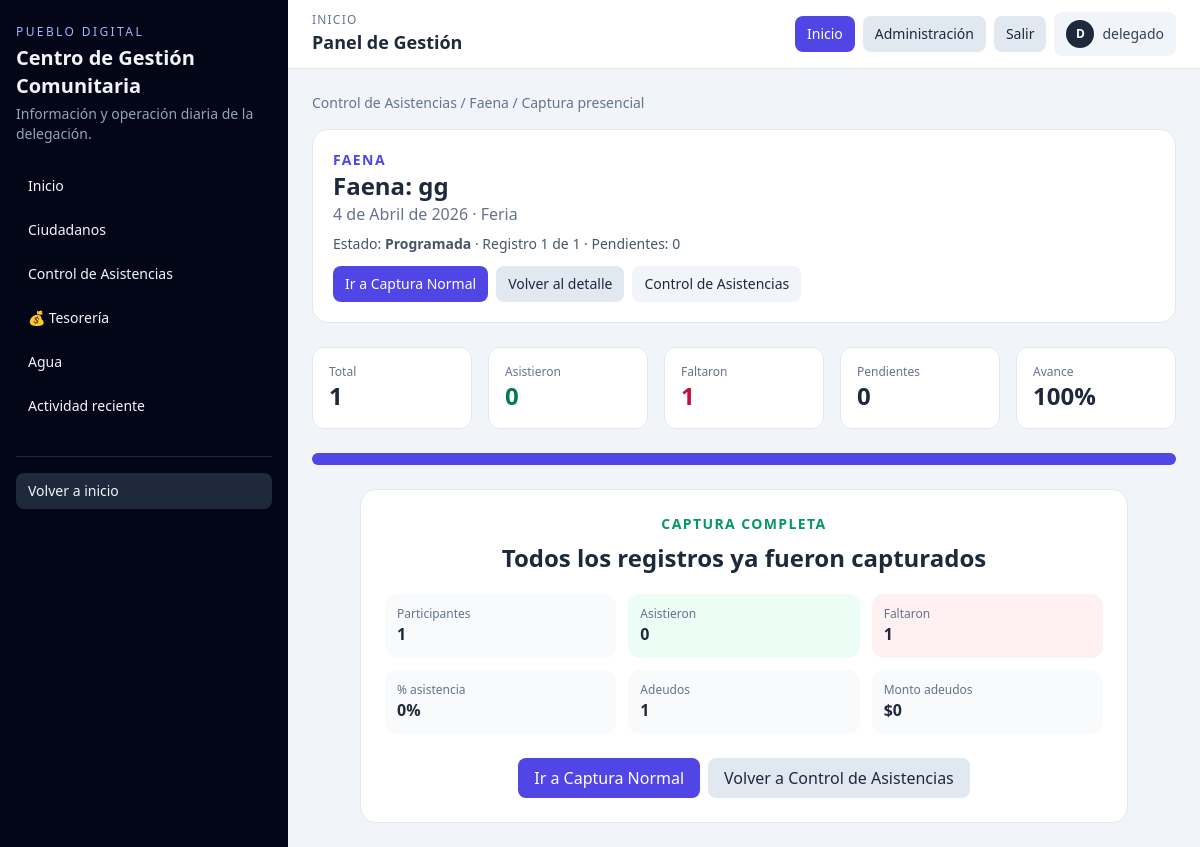
/control-asistencias/faena/1/captura-presencial/ (signed in), run on the app's committed database.
### apps/operacion/models.py (models this page shows, shortened)
class Faena(TimeStampedModel):
    class Estados(models.TextChoices):
        PROGRAMADA = 'PROGRAMADA', 'Programada'
        REALIZADA = 'REALIZADA', 'Realizada'
        CANCELADA = 'CANCELADA', 'Cancelada'
    comite = models.ForeignKey(Comite, on_delete=models.CASCADE, related_name='faenas')
    fecha = models.DateField()
    descripcion = models.CharField(max_length=200)
    estado = models.CharField(max_length=20, choices=Estados.choices, default=Estados.PROGRAMADA)
    notas = models.TextField(blank=True)
    class Meta:
        verbose_name = '🛠️ Faena'
        verbose_name_plural = '🛠️ Faenas'
        ordering = ['-fecha']

### apps/comites/models.py (models this page shows, shortened)
class Comite(TimeStampedModel):
    class Tipos(models.TextChoices):
        AGUA = 'AGUA', 'Agua'
        FERIA = 'FERIA', 'Feria'
        IGLESIA = 'IGLESIA', 'Iglesia'
        DELEGACION = 'DELEGACION', 'Delegación'
    nombre = models.CharField(max_length=100, unique=True)
    tipo = models.CharField(max_length=20, choices=Tipos.choices, default=Tipos.DELEGACION)
    activo = models.BooleanField(default=True)
    descripcion = models.TextField(blank=True)
    class Meta:
        verbose_name = '🏛️ Comité'
        verbose_name_plural = '🏛️ Comités'
        ordering = ['nombre']

### apps/core/views.py (the view)
# urls.py: path('control-asistencias/faena/<int:faena_id>/captura-presencial/', captura_asistencia_secuencial_faena, name='captura_asistencia_secuencial_faena'),
@login_required
def captura_asistencia_secuencial_faena(request, faena_id):
    return _captura_asistencia_secuencial(request, "faena", faena_id)

### apps/core/views.py (called while the page is built)
def _serialize_record(registro):
    if not registro:
        return None
    return {"id": registro.pk, "nombre": registro.ciudadano.nombre_completo}

def _normal_capture_url(event, config):
    return reverse(config["capture_url"], args=[event.pk])

def _capture_payload(event, config):
    registros = getattr(event, config["relation"]).all()
    metrics = _capture_metrics(registros)
    siguiente = None
    if metrics["pendientes"] > 1:
        siguiente = _pending_records(event, config["relation"]).first()
    return {
        "ok": True,
        "metrics": metrics,
        "next_record": _serialize_record(siguiente),
        "completed": metrics["pendientes"] == 0,
        "requires_normal_capture": metrics["pendientes"] == 1,
        "normal_capture_url": _normal_capture_url(event, config),
        "last_pending_message": LAST_PENDING_PRESENTIAL_MESSAGE if metrics["pendientes"] == 1 else "",
    }

### templates/dashboard/captura_asistencia_secuencial.html (shortened to what this page needs)
{% extends 'dashboard/base_dashboard.html' %}
{% block content %}
<nav class="text-sm mb-4 text-slate-500">
  <a href="{% url 'control_asistencias' %}">Control de Asistencias</a> /
  <a href="{{ detail_url }}">{{ event_type }}</a> /
  <span>Captura presencial</span>
</nav>
<section class="bg-white rounded-2xl border p-4 md:p-5 mb-6">
  <div class="flex flex-wrap items-start justify-between gap-3">
    <div>
      <p class="text-sm uppercase tracking-widest text-indigo-600 font-semibold">{{ event_type }}</p>
      <h3 class="text-2xl font-bold">{{ event_type }}: {{ description }}</h3>
      <p class="text-slate-500">{{ event.fecha }} · {{ event.comite.nombre }}{% if event.lugar %} · {{ event.lugar }}{% endif %}</p>
      <p class="mt-2 text-sm text-slate-600">Estado: <strong>{{ event.get_estado_display }}</strong> · Registro <span data-metric="actual">{{ capture_metrics.actual }}</span> de <span data-metric="total">{{ capture_metrics.total }}</span> · Pendientes: <span data-metric="pendientes">{{ capture_metrics.pendientes }}</span></p>
    </div>
    <div class="flex flex-wrap gap-2 text-sm">
      <a href="{{ bulk_capture_url }}" class="px-3 py-2 rounded-lg bg-indigo-600 text-white">Ir a Captura Normal</a>
      <a href="{{ detail_url }}" class="px-3 py-2 rounded-lg bg-slate-200">Volver al detalle</a>
      <a href="{% url 'control_asistencias' %}" class="px-3 py-2 rounded-lg bg-slate-100">Control de Asistencias</a>
    </div>
  </div>
</section>
<section class="grid md:grid-cols-5 gap-4 mb-6" aria-live="polite">
  <article class="bg-white p-4 rounded-xl border"><p class="text-xs text-slate-500">Total</p><p class="text-2xl font-bold" data-metric="total">{{ capture_metrics.total }}</p></article>
  <article class="bg-white p-4 rounded-xl border"><p class="text-xs text-slate-500">Asistieron</p><p class="text-2xl font-bold text-emerald-700" data-metric="asistieron">{{ capture_metrics.asistieron }}</p></article>
  <article class="bg-white p-4 rounded-xl border"><p class="text-xs text-slate-500">Faltaron</p><p class="text-2xl font-bold text-rose-700" data-metric="faltaron">{{ capture_metrics.faltaron }}</p></article>
  <article class="bg-white p-4 rounded-xl border"><p class="text-xs text-slate-500">Pendientes</p><p class="text-2xl font-bold" data-metric="pendientes">{{ capture_metrics.pendientes }}</p></article>
  <article class="bg-white p-4 rounded-xl border"><p class="text-xs text-slate-500">Avance</p><p class="text-2xl font-bold"><span data-metric="porcentaje">{{ capture_metrics.porcentaje }}</span>%</p></article>
</section>
<div class="mb-6 h-3 rounded-full bg-slate-200 overflow-hidden"><div id="progressBar" class="h-full bg-indigo-600 transition-all" style="width: {{ capture_metrics.porcentaje }}%"></div></div>
<section id="captureApp" class="max-w-3xl mx-auto" data-capture-url="{{ capture_url }}" data-csrf-token="{{ csrf_token }}">
  <div id="completePanel" class="{% if current_record or requires_normal_capture %}hidden{% endif %} bg-white rounded-2xl border p-6 text-center">
    <p class="text-sm uppercase tracking-widest text-emerald-600 font-semibold">Captura completa</p>
    <h4 class="text-2xl font-bold mt-2">Todos los registros ya fueron capturados</h4>
    <div class="grid sm:grid-cols-3 gap-3 mt-5 text-left">
      <p class="rounded-xl bg-slate-50 p-3"><span class="block text-xs text-slate-500">Participantes</span><strong data-metric="total">{{ capture_metrics.total }}</strong></p>
      <p class="rounded-xl bg-emerald-50 p-3"><span class="block text-xs text-slate-500">Asistieron</span><strong data-metric="asistieron">{{ capture_metrics.asistieron }}</strong></p>
      <p class="rounded-xl bg-rose-50 p-3"><span class="block text-xs text-slate-500">Faltaron</span><strong data-metric="faltaron">{{ capture_metrics.faltaron }}</strong></p>
      <p class="rounded-xl bg-slate-50 p-3"><span class="block text-xs text-slate-500">% asistencia</span><strong><span data-metric="porcentaje_asistencia">{{ capture_metrics.porcentaje_asistencia }}</span>%</strong></p>
      <p class="rounded-xl bg-slate-50 p-3"><span class="block text-xs text-slate-500">Adeudos</span><strong data-metric="cantidad_adeudos">{{ capture_metrics.cantidad_adeudos }}</strong></p>
      <p class="rounded-xl bg-slate-50 p-3"><span class="block text-xs text-slate-500">Monto adeudos</span><strong>$<span data-metric="monto_total_adeudos">{{ capture_metrics.monto_total_adeudos }}</span></strong></p>
    </div>
    <div class="mt-6 flex flex-wrap justify-center gap-2"><a href="{{ bulk_capture_url }}" class="px-4 py-2 rounded-lg bg-indigo-600 text-white">Ir a Captura Normal</a><a href="{% url 'control_asistencias' %}" class="px-4 py-2 rounded-lg bg-slate-200">Volver a Control de Asistencias</a></div>
  </div>
</section>
{% endblock %}

### templates/dashboard/base_dashboard.html (shortened to what this page needs)
<!doctype html>
<html lang="es">
<head>
  <script src="https://cdn.tailwindcss.com"></script>
</head>
<body class="bg-slate-100 text-slate-800 min-h-screen">
  <div class="min-h-screen lg:flex">
    <aside class="w-full lg:w-72 bg-slate-950 text-slate-100 px-4 py-5 lg:py-6">
      <p class="text-xs uppercase tracking-[.2em] text-indigo-300">Pueblo Digital</p>
      <h1 class="text-xl font-semibold mt-1">Centro de Gestión Comunitaria</h1>
      <p class="text-sm text-slate-400 mt-1">Información y operación diaria de la delegación.</p>
      <nav class="mt-6 space-y-2 text-sm">
        <a href="{% url 'dashboard_operativo' %}" class="block rounded-lg px-3 py-2 {% if request.resolver_match.url_name == 'dashboard_operativo' %}bg-slate-800{% else %}hover:bg-slate-800{% endif %}">Inicio</a>
        <a href="{% url 'padron_ciudadanos' %}" class="block rounded-lg px-3 py-2 {% if request.resolver_match.url_name == 'padron_ciudadanos' %}bg-slate-800{% else %}hover:bg-slate-800{% endif %}">Ciudadanos</a>
        <a href="{% url 'control_asistencias' %}" class="block rounded-lg px-3 py-2 {% if request.resolver_match.url_name == 'control_asistencias' %}bg-slate-800{% else %}hover:bg-slate-800{% endif %}">Control de Asistencias</a>
        <a href="{% url 'tesoreria_operativa' %}" class="block rounded-lg px-3 py-2 {% if 'tesoreria' in request.resolver_match.url_name or request.resolver_match.url_name == 'acreditar_obligacion' %}bg-slate-800{% else %}hover:bg-slate-800{% endif %}">💰 Tesorería</a>
        <a href="{% url 'control_agua' %}" class="block rounded-lg px-3 py-2 {% if request.resolver_match.url_name == 'control_agua' %}bg-slate-800{% else %}hover:bg-slate-800{% endif %}">Agua</a>
        <a href="#actividad-reciente" class="block rounded-lg px-3 py-2 hover:bg-slate-800">Actividad reciente</a>
      </nav>
      <div class="mt-8 border-t border-slate-800 pt-4 space-y-2 text-sm">
        <a href="/" class="block rounded-lg px-3 py-2 bg-slate-800">Volver a inicio</a>
      </div>
    </aside>
    <section class="flex-1 min-w-0">
      <header class="bg-white border-b sticky top-0 z-10">
        <div class="px-4 py-3 md:px-6 flex flex-wrap gap-3 items-center justify-between">
          <div>
            <p class="text-xs uppercase tracking-widest text-slate-500">Inicio</p>
            <h2 class="font-semibold text-lg">Panel de Gestión</h2>
          </div>
          <nav class="flex items-center gap-2 text-sm">
            <a class="px-3 py-2 rounded-lg bg-indigo-600 text-white" href="{% url 'dashboard_operativo' %}">Inicio</a>
            <a class="px-3 py-2 rounded-lg bg-slate-200" href="/admin/">Administración</a>
            <a class="px-3 py-2 rounded-lg bg-slate-200" href="/logout/">Salir</a>
            <span class="inline-flex items-center gap-2 px-3 py-2 rounded-lg bg-slate-100 text-slate-700">
              <span class="flex h-7 w-7 items-center justify-center rounded-full bg-slate-800 text-xs font-semibold text-white" aria-hidden="true">
                {{ request.user.get_username|first|upper }}
              </span>
              <span class="font-medium">{{ request.user.get_full_name|default:request.user.get_username }}</span>
            </span>
          </nav>
        </div>
      </header>
      <main class="px-4 md:px-6 py-6">
        {% block content %}{% endblock %}
      </main>
    </section>
  </div>
</body>
</html>

### data on the page
Faena: descripcion "gg", fecha "4 de Abril de 2026", comite.nombre "Feria", estado "Programada"

### other printed values
{{ request.user.get_username|first|upper }} "D"
{{ request.user.get_full_name|default:request.user.get_username }} "delegado"
{{ event_type }} "Faena"
{{ event_type }} "FAENA"
{{ capture_metrics.actual }} "1"
{{ capture_metrics.total }} "1"
{{ capture_metrics.pendientes }} "0"
{{ capture_metrics.asistieron }} "0"
{{ capture_metrics.faltaron }} "1"
{{ capture_metrics.porcentaje }} "100"
{{ capture_metrics.porcentaje_asistencia }} "0"
{{ capture_metrics.cantidad_adeudos }} "1"
{{ capture_metrics.monto_total_adeudos }} "0"
